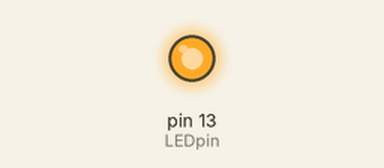
A sketch run on a simulated Arduino Uno, built with avr-gcc and run on an emulated ATmega328P. Shown: output pins drawn as LEDs (lit = HIGH).

Above: at 2.2 s.
At 5.4 s:
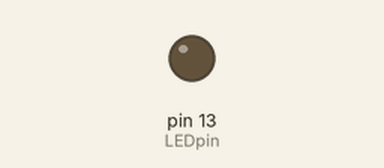
Timing chart, 0 to 8.4 s (numbered marks = the images above):
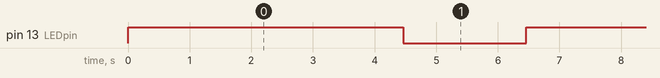

Measured:
- by itself, pin 13 (LEDpin): alternates HIGH for 4.5 s and LOW for 2.0 s

The sketch:

Day4.ino
```cpp
//global variables
//int - integers
//float - number including decimals
int LEDpin = 13;
int waitTimeOn = 70000;
int waitTimeOff = 2000;

void setup() {
  // put your setup code here, to run once:
  pinMode(LEDpin,OUTPUT);
  // pinMode() configures specified pin as OUTPUT or INPUT or
  // INPUT_PULLUP

}

void loop() {
  // put your main code here, to run repeatedly:
  digitalWrite(LEDpin,HIGH);
  //digitialWrite() write HIGH or LOW value to a digital pin
  delay(waitTimeOn);
  digitalWrite(LEDpin,LOW);
  delay(waitTimeOff);

}
```
